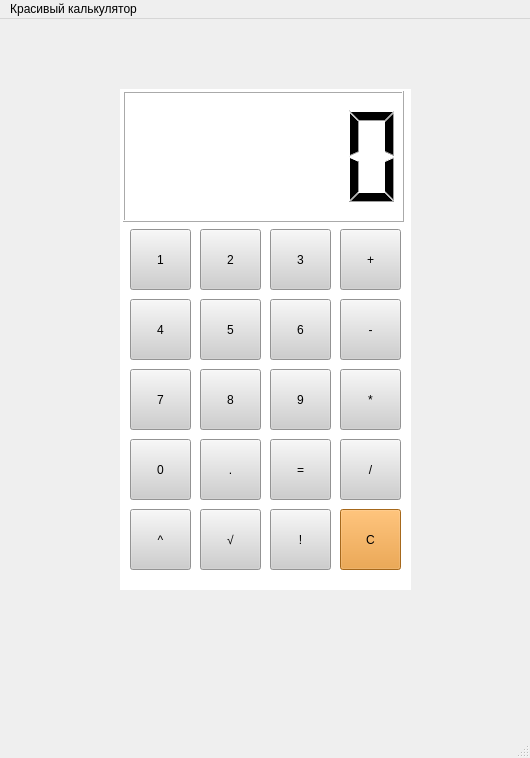
<?xml version="1.0" encoding="UTF-8"?>
<ui version="4.0">
 <class>MainWindow</class>
 <widget class="QMainWindow" name="MainWindow">
  <property name="geometry">
   <rect>
    <x>0</x>
    <y>0</y>
    <width>530</width>
    <height>758</height>
   </rect>
  </property>
  <property name="windowTitle">
   <string>MainWindow</string>
  </property>
  <widget class="QWidget" name="centralwidget">
   <widget class="QWidget" name="widget" native="true">
    <property name="geometry">
     <rect>
      <x>120</x>
      <y>70</y>
      <width>291</width>
      <height>501</height>
     </rect>
    </property>
    <property name="styleSheet">
     <string notr="true">QWidget{
background-color: white
}</string>
    </property>
    <widget class="QLCDNumber" name="lcdNumber">
     <property name="geometry">
      <rect>
       <x>3</x>
       <y>2</y>
       <width>281</width>
       <height>131</height>
      </rect>
     </property>
    </widget>
    <widget class="QWidget" name="widget_2" native="true">
     <property name="geometry">
      <rect>
       <x>10</x>
       <y>140</y>
       <width>271</width>
       <height>61</height>
      </rect>
     </property>
     <widget class="QToolButton" name="toolButton">
      <property name="geometry">
       <rect>
        <x>0</x>
        <y>0</y>
        <width>61</width>
        <height>61</height>
       </rect>
      </property>
      <property name="styleSheet">
       <string notr="true">QToolButton{
background-color: rgb(206, 206, 206)
}</string>
      </property>
      <property name="text">
       <string>1</string>
      </property>
     </widget>
     <widget class="QToolButton" name="toolButton_2">
      <property name="geometry">
       <rect>
        <x>70</x>
        <y>0</y>
        <width>61</width>
        <height>61</height>
       </rect>
      </property>
      <property name="styleSheet">
       <string notr="true">QToolButton{
background-color: rgb(206, 206, 206)
}</string>
      </property>
      <property name="text">
       <string>2</string>
      </property>
     </widget>
     <widget class="QToolButton" name="toolButton_3">
      <property name="geometry">
       <rect>
        <x>140</x>
        <y>0</y>
        <width>61</width>
        <height>61</height>
       </rect>
      </property>
      <property name="styleSheet">
       <string notr="true">QToolButton{
background-color: rgb(206, 206, 206)
}</string>
      </property>
      <property name="text">
       <string>3</string>
      </property>
     </widget>
     <widget class="QToolButton" name="toolButton_4">
      <property name="geometry">
       <rect>
        <x>210</x>
        <y>0</y>
        <width>61</width>
        <height>61</height>
       </rect>
      </property>
      <property name="styleSheet">
       <string notr="true">QToolButton{
background-color: rgb(206, 206, 206)
}</string>
      </property>
      <property name="text">
       <string>+</string>
      </property>
     </widget>
    </widget>
    <widget class="QWidget" name="widget_3" native="true">
     <property name="geometry">
      <rect>
       <x>10</x>
       <y>210</y>
       <width>271</width>
       <height>61</height>
      </rect>
     </property>
     <widget class="QToolButton" name="toolButton_5">
      <property name="geometry">
       <rect>
        <x>0</x>
        <y>0</y>
        <width>61</width>
        <height>61</height>
       </rect>
      </property>
      <property name="styleSheet">
       <string notr="true">QToolButton{
background-color: rgb(206, 206, 206)
}</string>
      </property>
      <property name="text">
       <string>4</string>
      </property>
     </widget>
     <widget class="QToolButton" name="toolButton_6">
      <property name="geometry">
       <rect>
        <x>70</x>
        <y>0</y>
        <width>61</width>
        <height>61</height>
       </rect>
      </property>
      <property name="styleSheet">
       <string notr="true">QToolButton{
background-color: rgb(206, 206, 206)
}</string>
      </property>
      <property name="text">
       <string>5</string>
      </property>
     </widget>
     <widget class="QToolButton" name="toolButton_7">
      <property name="geometry">
       <rect>
        <x>140</x>
        <y>0</y>
        <width>61</width>
        <height>61</height>
       </rect>
      </property>
      <property name="styleSheet">
       <string notr="true">QToolButton{
background-color: rgb(206, 206, 206)
}</string>
      </property>
      <property name="text">
       <string>6</string>
      </property>
     </widget>
     <widget class="QToolButton" name="toolButton_8">
      <property name="geometry">
       <rect>
        <x>210</x>
        <y>0</y>
        <width>61</width>
        <height>61</height>
       </rect>
      </property>
      <property name="styleSheet">
       <string notr="true">QToolButton{
background-color: rgb(206, 206, 206)
}</string>
      </property>
      <property name="text">
       <string>-</string>
      </property>
     </widget>
    </widget>
    <widget class="QWidget" name="widget_4" native="true">
     <property name="geometry">
      <rect>
       <x>10</x>
       <y>280</y>
       <width>271</width>
       <height>61</height>
      </rect>
     </property>
     <widget class="QWidget" name="widget_5" native="true">
      <property name="geometry">
       <rect>
        <x>190</x>
        <y>60</y>
        <width>291</width>
        <height>61</height>
       </rect>
      </property>
     </widget>
     <widget class="QToolButton" name="toolButton_9">
      <property name="geometry">
       <rect>
        <x>0</x>
        <y>0</y>
        <width>61</width>
        <height>61</height>
       </rect>
      </property>
      <property name="styleSheet">
       <string notr="true">QToolButton{
background-color: rgb(206, 206, 206)
}</string>
      </property>
      <property name="text">
       <string>7</string>
      </property>
     </widget>
     <widget class="QToolButton" name="toolButton_10">
      <property name="geometry">
       <rect>
        <x>70</x>
        <y>0</y>
        <width>61</width>
        <height>61</height>
       </rect>
      </property>
      <property name="styleSheet">
       <string notr="true">QToolButton{
background-color: rgb(206, 206, 206)
}</string>
      </property>
      <property name="text">
       <string>8</string>
      </property>
     </widget>
     <widget class="QToolButton" name="toolButton_11">
      <property name="geometry">
       <rect>
        <x>140</x>
        <y>0</y>
        <width>61</width>
        <height>61</height>
       </rect>
      </property>
      <property name="styleSheet">
       <string notr="true">QToolButton{
background-color: rgb(206, 206, 206)
}</string>
      </property>
      <property name="text">
       <string>9</string>
      </property>
     </widget>
     <widget class="QToolButton" name="toolButton_12">
      <property name="geometry">
       <rect>
        <x>210</x>
        <y>0</y>
        <width>61</width>
        <height>61</height>
       </rect>
      </property>
      <property name="styleSheet">
       <string notr="true">QToolButton{
background-color: rgb(206, 206, 206)
}</string>
      </property>
      <property name="text">
       <string>*</string>
      </property>
     </widget>
    </widget>
    <widget class="QWidget" name="widget_6" native="true">
     <property name="geometry">
      <rect>
       <x>10</x>
       <y>350</y>
       <width>271</width>
       <height>61</height>
      </rect>
     </property>
     <widget class="QToolButton" name="toolButton_14">
      <property name="geometry">
       <rect>
        <x>70</x>
        <y>0</y>
        <width>61</width>
        <height>61</height>
       </rect>
      </property>
      <property name="styleSheet">
       <string notr="true">QToolButton{
background-color: rgb(206, 206, 206)
}</string>
      </property>
      <property name="text">
       <string>.</string>
      </property>
     </widget>
     <widget class="QToolButton" name="toolButton_15">
      <property name="geometry">
       <rect>
        <x>140</x>
        <y>0</y>
        <width>61</width>
        <height>61</height>
       </rect>
      </property>
      <property name="styleSheet">
       <string notr="true">QToolButton{
background-color: rgb(206, 206, 206)
}</string>
      </property>
      <property name="text">
       <string>=</string>
      </property>
     </widget>
     <widget class="QToolButton" name="toolButton_16">
      <property name="geometry">
       <rect>
        <x>210</x>
        <y>0</y>
        <width>61</width>
        <height>61</height>
       </rect>
      </property>
      <property name="styleSheet">
       <string notr="true">QToolButton{
background-color: rgb(206, 206, 206)
}</string>
      </property>
      <property name="text">
       <string>/</string>
      </property>
     </widget>
    </widget>
    <widget class="QWidget" name="widget_7" native="true">
     <property name="geometry">
      <rect>
       <x>10</x>
       <y>420</y>
       <width>271</width>
       <height>61</height>
      </rect>
     </property>
     <widget class="QToolButton" name="toolButton_17">
      <property name="geometry">
       <rect>
        <x>0</x>
        <y>0</y>
        <width>61</width>
        <height>61</height>
       </rect>
      </property>
      <property name="styleSheet">
       <string notr="true">QToolButton{
background-color: rgb(206, 206, 206)
}</string>
      </property>
      <property name="text">
       <string>^</string>
      </property>
     </widget>
     <widget class="QToolButton" name="toolButton_18">
      <property name="geometry">
       <rect>
        <x>70</x>
        <y>0</y>
        <width>61</width>
        <height>61</height>
       </rect>
      </property>
      <property name="styleSheet">
       <string notr="true">QToolButton{
background-color: rgb(206, 206, 206)
}</string>
      </property>
      <property name="text">
       <string>√</string>
      </property>
     </widget>
     <widget class="QToolButton" name="toolButton_19">
      <property name="geometry">
       <rect>
        <x>140</x>
        <y>0</y>
        <width>61</width>
        <height>61</height>
       </rect>
      </property>
      <property name="styleSheet">
       <string notr="true">QToolButton{
background-color: rgb(206, 206, 206)
}</string>
      </property>
      <property name="text">
       <string>!</string>
      </property>
     </widget>
     <widget class="QToolButton" name="toolButton_20">
      <property name="geometry">
       <rect>
        <x>210</x>
        <y>0</y>
        <width>61</width>
        <height>61</height>
       </rect>
      </property>
      <property name="styleSheet">
       <string notr="true">QToolButton{
background-color: rgb(232, 145, 38)
}</string>
      </property>
      <property name="text">
       <string>C</string>
      </property>
     </widget>
    </widget>
    <widget class="QToolButton" name="toolButton_13">
     <property name="geometry">
      <rect>
       <x>10</x>
       <y>350</y>
       <width>61</width>
       <height>61</height>
      </rect>
     </property>
     <property name="styleSheet">
      <string notr="true">QToolButton{
background-color: rgb(206, 206, 206)
}</string>
     </property>
     <property name="text">
      <string>0</string>
     </property>
    </widget>
   </widget>
  </widget>
  <widget class="QMenuBar" name="menubar">
   <property name="geometry">
    <rect>
     <x>0</x>
     <y>0</y>
     <width>530</width>
     <height>21</height>
    </rect>
   </property>
   <widget class="QMenu" name="menu">
    <property name="title">
     <string>Красивый калькулятор</string>
    </property>
   </widget>
   <addaction name="menu"/>
  </widget>
  <widget class="QStatusBar" name="statusbar"/>
 </widget>
 <resources/>
 <connections/>
</ui>
